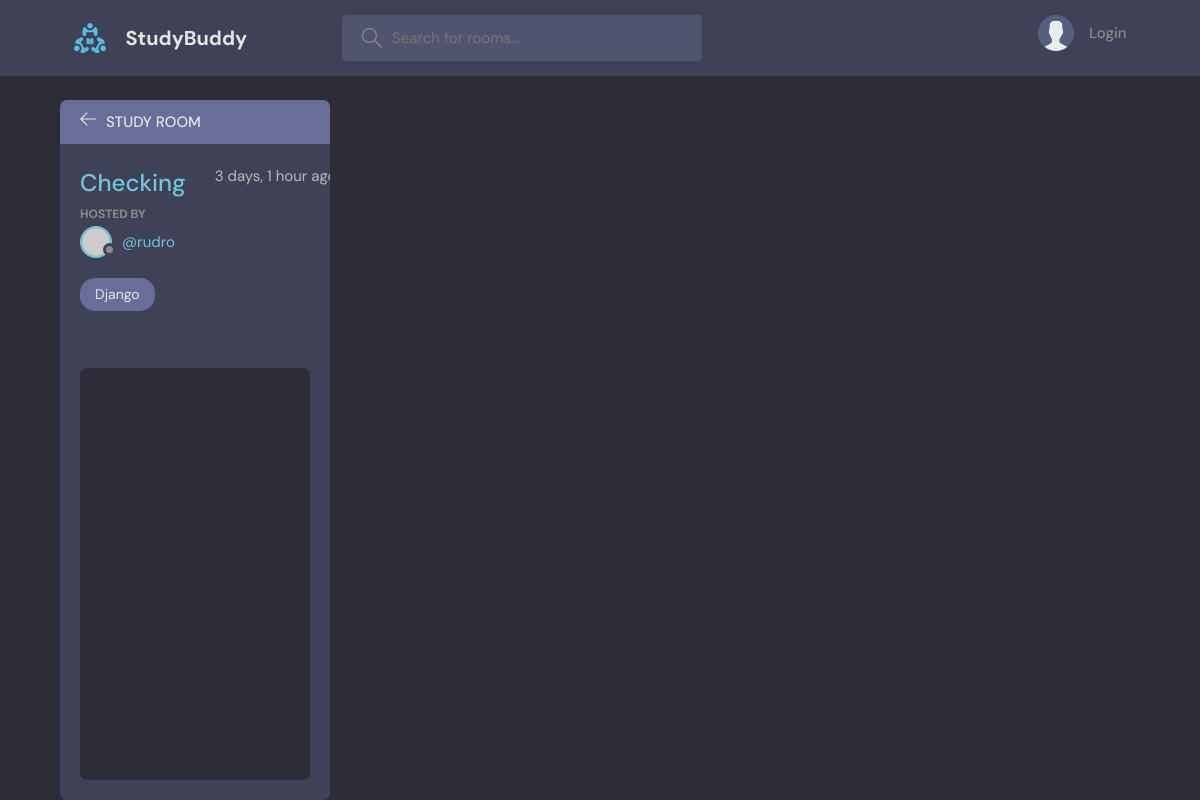
/room/8, run on an earlier commit of the app's database.
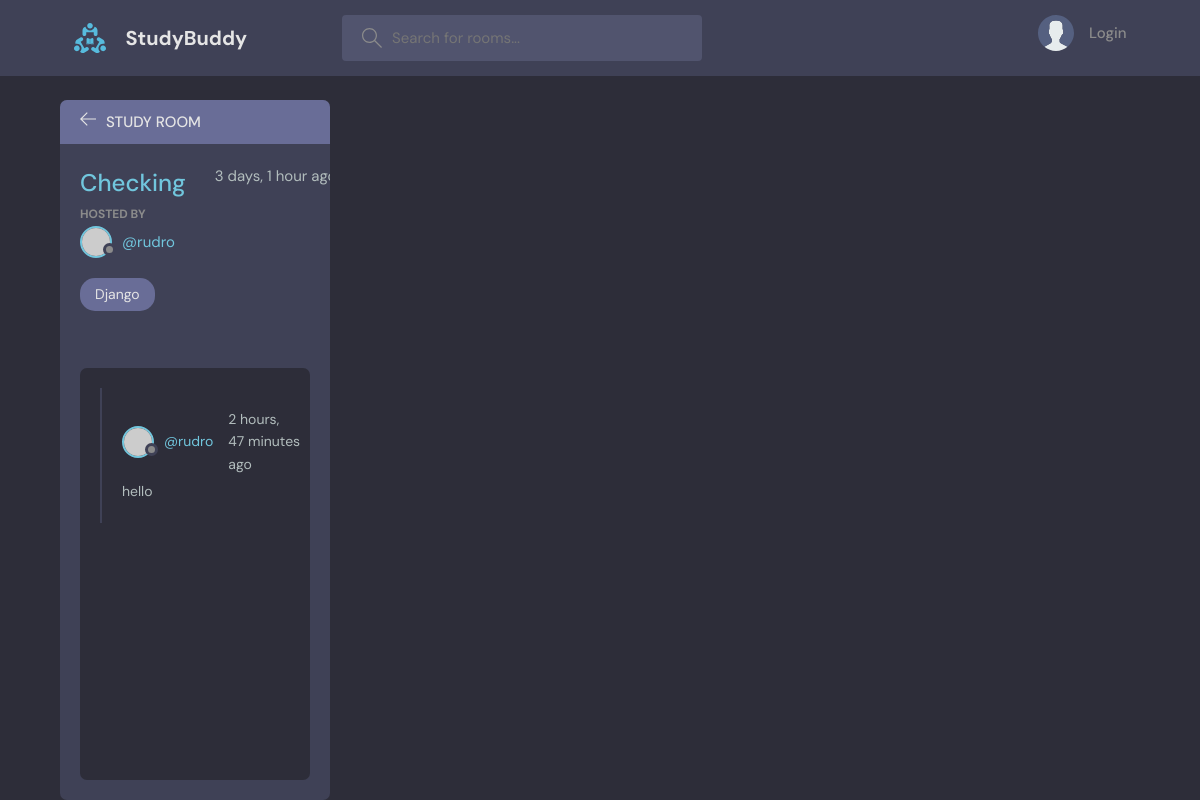
And on a later commit of the database.
### base/models.py (models this page shows, shortened)
class Message(models.Model):
    user = models.ForeignKey(User, on_delete=models.CASCADE)
    room = models.ForeignKey(Room, on_delete=models.CASCADE)
    body = models.TextField()
    updated = models.DateTimeField(auto_now=True)
    created = models.DateTimeField(auto_now_add=True)
    class Meta:
        ordering = ['-updated', '-created']

### base/views.py (the view, shortened to what this page needs)
# urls.py: path('room/<str:pk>', views.room, name='room'),
def room(request,pk):
     room = Room.objects.get(id=pk)
     room_messages = room.message_set.all()
     participants = room.participants.all()
     context = {'room': room, 'room_messages': room_messages, 'participants': participants}
     return render(request, 'base/room.html',context)

### base/models.py (called while the page is built)
    def __str__(self):
        return self.name

### base/templates/base/room.html (shortened to what this page needs)
{% extends "main.html" %} {% block content %}
<main class="profile-page layout layout--2">
  <div class="container">
    <div class="room">
      <div class="room__top">
        <div class="room__topLeft">
          <a href="{%url 'home'%}">
            <svg
              version="1.1"
              xmlns="http://www.w3.org/2000/svg"
              width="32"
              height="32"
              viewBox="0 0 32 32"
            >
              <title>arrow-left</title>
              <path
                d="M13.723 2.286l-13.723 13.714 13.719 13.714 1.616-1.611-10.96-10.96h27.625v-2.286h-27.625l10.965-10.965-1.616-1.607z"
              ></path>
            </svg>
          </a>
          <h3>Study Room</h3>
        </div>
      </div>
      <div class="room__box scroll">
        <div class="room__header scroll">
          <div class="room__info">
            <h3>{{room.name}}</h3>
            <span>{{room.created|timesince}} ago</span>
          </div>
          <div class="room__hosted">
            <p>Hosted By</p>
            <a href="{%url 'user-profile' room.host.id%}" class="room__author">
              <div class="avatar avatar--small">
                <img src="https://randomuser.me/api/portraits/men/37.jpg" />
              </div>
              <span>@{{room.host.username}}</span>
            </a>
          </div>
          <span class="room__topics">{{room.topic}}</span>
        </div>
        <div class="room__conversation">
          <div class="threads scroll">
            {% for room_message in room_messages %}
            <div class="thread">
              <div class="thread__top">
                <div class="thread__author">
                  <a
                    href="{%url 'user-profile' user.id%}"
                    class="thread__authorInfo"
                  >
                    <div class="avatar avatar--small">
                      <img
                        src="https://randomuser.me/api/portraits/men/37.jpg"
                      />
                    </div>
                    <span>@{{room_message.user.username}}</span>
                  </a>
                  <span class="thread__date"
                    >{{room_message.created|timesince}} ago</span
                  >
                </div>
              </div>
              <div class="thread__details">{{room_message.body}}</div>
            </div>
            {% endfor %}
          </div>
        </div>
      </div>
      <div class="room__message">
    </div>
  </div>
</main>
{% endblock content %}

What changed in the data, as far as the page shows it:
added Message: user.username "rudro", created "2 hours, 47 minutes", body "hello"
